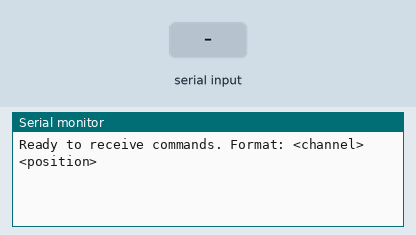
A sketch run on a simulated Arduino Uno, built with avr-gcc and run on an emulated ATmega328P. Parts: the last lines printed to the serial monitor. The test bench sets the inputs (shaded band).

Above: at 1.2 s.
1.3 s: "90 45\n" received over Serial
At 1.8 s:
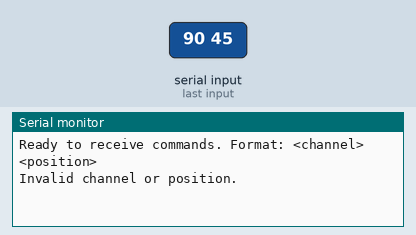
2.8 s: "5\n" received over Serial
At 4.0 s:
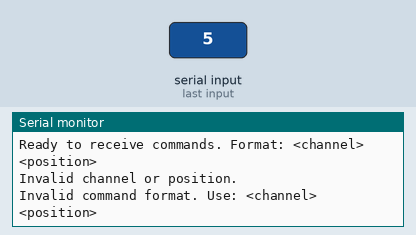

The sketch:

servo_controller.ino
```cpp
#include <Wire.h>
#include <Adafruit_PWMServoDriver.h>

Adafruit_PWMServoDriver pwm = Adafruit_PWMServoDriver();

#define SERVOMIN 150 // Minimum pulse length count
#define SERVOMAX 600 // Maximum pulse length count
#define SERVO_FREQ 50 // Analog servos run at ~50 Hz updates

void setup() {
  Serial.begin(9600);
  pwm.begin();
  pwm.setOscillatorFrequency(27000000);
  pwm.setPWMFreq(SERVO_FREQ);
  delay(10);
  Serial.println("Ready to receive commands. Format: <channel> <position>");
}

// Read serial commands from pc to control a servo
void loop() {
  if (Serial.available()) {
    String command = Serial.readStringUntil('\n');
    command.trim(); // Remove trailing spaces or newline characters

    int spaceIndex = command.indexOf(' ');
    if (spaceIndex > 0) {
      int channel = command.substring(0, spaceIndex).toInt();
      int position = command.substring(spaceIndex + 1).toInt();

      if (channel >= 0 && channel <= 15 && position >= SERVOMIN && position <= SERVOMAX) {
        pwm.setPWM(channel, 0, position);
        Serial.print("Channel ");
        Serial.print(channel);
        Serial.print(" set to position ");
        Serial.println(position);
      } else {
        Serial.println("Invalid channel or position.");
      }
    } else {
      Serial.println("Invalid command format. Use: <channel> <position>");
    }
  }
}
```

Measured:
- after the input at 1.3 s, the serial monitor: prints a new line at once (image 1)
- after the input at 2.8 s, the serial monitor: prints a new line at once (image 2)
